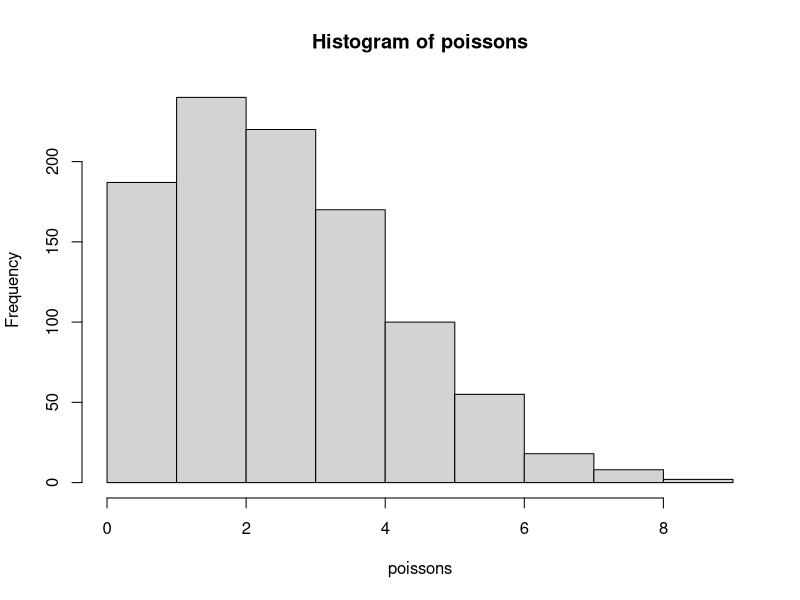
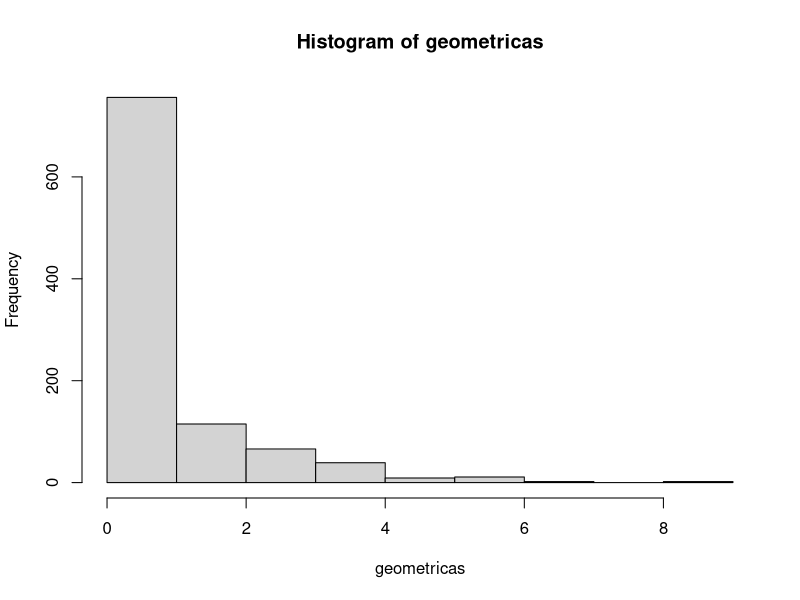
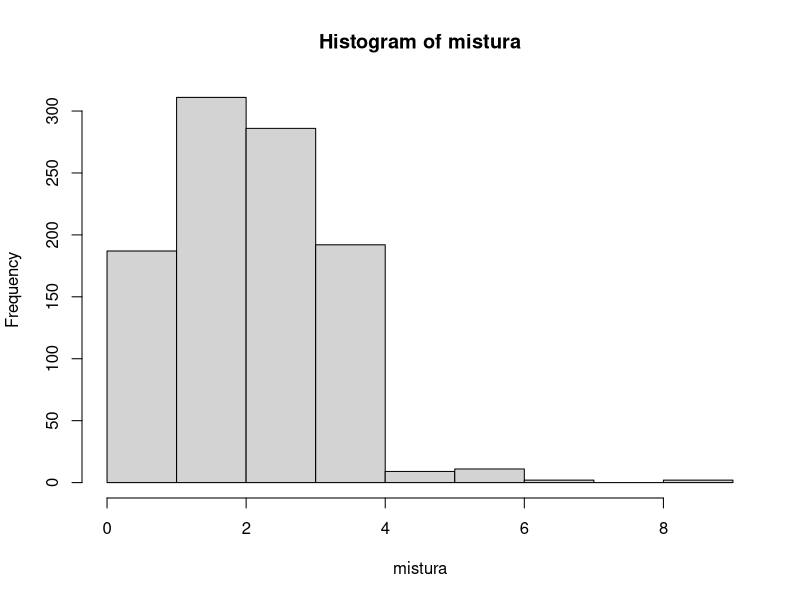

Reproduce these figures in R, in order.
inversa_cdf_geometrica <- function(p, u) {
  # k = falhas antes do 1º sucesso
  k <- ceiling(log1p(-u) / log1p(-p)) - 1L
  as.integer(k)
}

inversa_cdf_poisson_recursiva <- function(lam, u) {
  k <- 0
  p <- exp(-lam)  # P(X=0)
  f_acm <- p  # Iniciamos com a probabilidade P(X=0)

  # Continuamos somando até que F >= u
  while (u > f_acm) {
    k <- k + 1
    # Atualiza a probabilidade recursivamente para o próximo valor
    p <- p * lam / k
    f_acm <- f_acm + p
  }

  return (k)
}

gerar_x_mistura_v1 <- function(alpha, u, x1, x2) { #0 < alpha < 1
  if (u < alpha) {
    x_mistura <- x1
  } else{
    x_mistura <- x2
  }
  return (x_mistura)
}
u <- runif(1)
x1_poisson <- inversa_cdf_poisson_recursiva(5, u)
x1_poisson

x2_geometrica <- inversa_cdf_geometrica(0.2, u)
x2_geometrica

gerar_mistura <- function(alpha,u){
  if (u < alpha) {
    x_mistura <- inversa_cdf_poisson_recursiva(3, u)
  } else{
    x_mistura <- inversa_cdf_geometrica(0.5, u)
  }
  return (x_mistura)
}
alpha = 0.8
x_de_mistura_gerado <- gerar_x_mistura_v1(alpha, u, x1_poisson, x2_geometrica)
x_de_mistura_gerado

help(sapply)
uniformes <- runif(1000)
uniformes

lam_poisson <- 3
poissons <- sapply(uniformes, inversa_cdf_poisson_recursiva, lam =lam_poisson)
poissons
hist(poissons)

p_de_geometrica <- 0.5 # 0<p<1
geometricas <- sapply(uniformes, inversa_cdf_geometrica, p = p_de_geometrica)
geometricas
hist(geometricas)

mistura <- sapply(uniformes,gerar_mistura,alpha = alpha)
mistura
hist(mistura)
